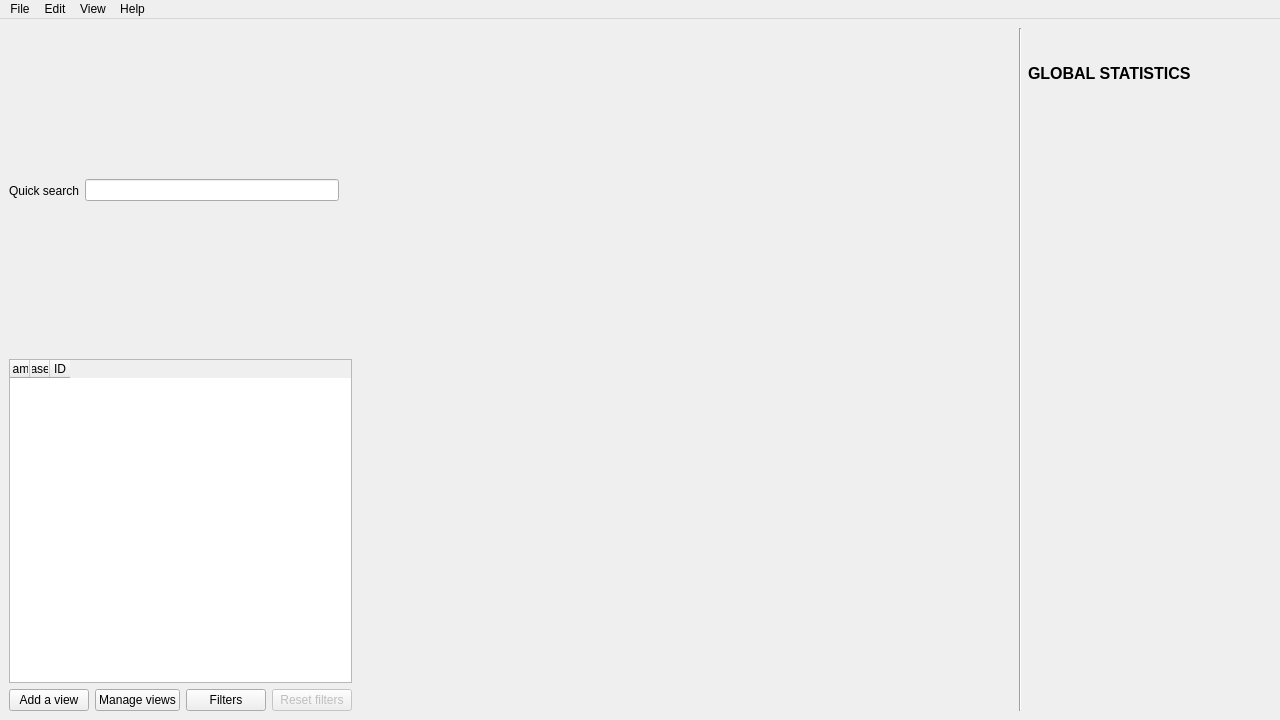
<?xml version="1.0" encoding="UTF-8"?>
<ui version="4.0">
 <class>MainWindow</class>
 <widget class="QMainWindow" name="MainWindow">
  <property name="geometry">
   <rect>
    <x>0</x>
    <y>0</y>
    <width>1280</width>
    <height>720</height>
   </rect>
  </property>
  <property name="acceptDrops">
   <bool>false</bool>
  </property>
  <property name="windowOpacity">
   <double>1.000000000000000</double>
  </property>
  <property name="tabShape">
   <enum>QTabWidget::Rounded</enum>
  </property>
  <widget class="QWidget" name="centralwidget">
   <layout class="QHBoxLayout" name="horizontalLayout_3" stretch="0,1,0,0">
    <item>
     <layout class="QVBoxLayout" name="MoviesLayout">
      <item>
       <layout class="QHBoxLayout" name="QuickSearchLayout">
        <item>
         <widget class="QLabel" name="QuickSearchLabel">
          <property name="text">
           <string>Quick search</string>
          </property>
         </widget>
        </item>
        <item>
         <widget class="QLineEdit" name="QuickSearchLineEdit">
          <property name="focusPolicy">
           <enum>Qt::ClickFocus</enum>
          </property>
         </widget>
        </item>
        <item>
         <widget class="QLabel" name="DisplayedMovieCountLabel">
          <property name="text">
           <string/>
          </property>
         </widget>
        </item>
       </layout>
      </item>
      <item>
       <widget class="QTableWidget" name="MoviesListWidget">
        <property name="sizePolicy">
         <sizepolicy hsizetype="Preferred" vsizetype="Preferred">
          <horstretch>0</horstretch>
          <verstretch>0</verstretch>
         </sizepolicy>
        </property>
        <property name="focusPolicy">
         <enum>Qt::NoFocus</enum>
        </property>
        <property name="contextMenuPolicy">
         <enum>Qt::CustomContextMenu</enum>
        </property>
        <property name="styleSheet">
         <string notr="true"/>
        </property>
        <property name="frameShape">
         <enum>QFrame::StyledPanel</enum>
        </property>
        <property name="lineWidth">
         <number>1</number>
        </property>
        <property name="horizontalScrollBarPolicy">
         <enum>Qt::ScrollBarAlwaysOff</enum>
        </property>
        <property name="sizeAdjustPolicy">
         <enum>QAbstractScrollArea::AdjustToContentsOnFirstShow</enum>
        </property>
        <property name="autoScrollMargin">
         <number>16</number>
        </property>
        <property name="editTriggers">
         <set>QAbstractItemView::NoEditTriggers</set>
        </property>
        <property name="showDropIndicator" stdset="0">
         <bool>false</bool>
        </property>
        <property name="dragEnabled">
         <bool>false</bool>
        </property>
        <property name="alternatingRowColors">
         <bool>true</bool>
        </property>
        <property name="selectionMode">
         <enum>QAbstractItemView::SingleSelection</enum>
        </property>
        <property name="selectionBehavior">
         <enum>QAbstractItemView::SelectRows</enum>
        </property>
        <property name="textElideMode">
         <enum>Qt::ElideMiddle</enum>
        </property>
        <property name="verticalScrollMode">
         <enum>QAbstractItemView::ScrollPerPixel</enum>
        </property>
        <property name="horizontalScrollMode">
         <enum>QAbstractItemView::ScrollPerPixel</enum>
        </property>
        <property name="showGrid">
         <bool>true</bool>
        </property>
        <property name="gridStyle">
         <enum>Qt::SolidLine</enum>
        </property>
        <property name="sortingEnabled">
         <bool>true</bool>
        </property>
        <property name="wordWrap">
         <bool>true</bool>
        </property>
        <attribute name="horizontalHeaderVisible">
         <bool>true</bool>
        </attribute>
        <attribute name="horizontalHeaderCascadingSectionResizes">
         <bool>false</bool>
        </attribute>
        <attribute name="horizontalHeaderMinimumSectionSize">
         <number>0</number>
        </attribute>
        <attribute name="horizontalHeaderDefaultSectionSize">
         <number>20</number>
        </attribute>
        <attribute name="horizontalHeaderHighlightSections">
         <bool>true</bool>
        </attribute>
        <attribute name="horizontalHeaderShowSortIndicator" stdset="0">
         <bool>true</bool>
        </attribute>
        <attribute name="horizontalHeaderStretchLastSection">
         <bool>false</bool>
        </attribute>
        <attribute name="verticalHeaderVisible">
         <bool>false</bool>
        </attribute>
        <column>
         <property name="text">
          <string>Name</string>
         </property>
        </column>
        <column>
         <property name="text">
          <string>ReleaseYear</string>
         </property>
        </column>
        <column>
         <property name="text">
          <string>ID</string>
         </property>
        </column>
       </widget>
      </item>
      <item>
       <layout class="QHBoxLayout" name="MoviesActionLayout">
        <item>
         <widget class="QPushButton" name="AddViewButton">
          <property name="text">
           <string>Add a view</string>
          </property>
         </widget>
        </item>
        <item>
         <widget class="QPushButton" name="ManageMovieViewsButton">
          <property name="enabled">
           <bool>true</bool>
          </property>
          <property name="text">
           <string>Manage views</string>
          </property>
          <property name="checkable">
           <bool>false</bool>
          </property>
         </widget>
        </item>
        <item>
         <widget class="QPushButton" name="AdvancedSearchButton">
          <property name="text">
           <string>Filters</string>
          </property>
         </widget>
        </item>
        <item>
         <widget class="QPushButton" name="ResetFiltersButton">
          <property name="enabled">
           <bool>false</bool>
          </property>
          <property name="text">
           <string>Reset filters</string>
          </property>
         </widget>
        </item>
       </layout>
      </item>
     </layout>
    </item>
    <item>
     <layout class="QGridLayout" name="MovieInfoLayout">
      <item row="19" column="0">
       <spacer name="verticalSpacer_2">
        <property name="orientation">
         <enum>Qt::Vertical</enum>
        </property>
        <property name="sizeHint" stdset="0">
         <size>
          <width>20</width>
          <height>40</height>
         </size>
        </property>
       </spacer>
      </item>
      <item row="1" column="0" colspan="2">
       <widget class="QLabel" name="PosterLabel">
        <property name="text">
         <string/>
        </property>
        <property name="alignment">
         <set>Qt::AlignCenter</set>
        </property>
       </widget>
      </item>
      <item row="2" column="0" colspan="2">
       <widget class="QLabel" name="RatingLabel">
        <property name="text">
         <string/>
        </property>
        <property name="alignment">
         <set>Qt::AlignCenter</set>
        </property>
       </widget>
      </item>
      <item row="18" column="0" colspan="2">
       <layout class="QVBoxLayout" name="CustomInfosLayout"/>
      </item>
      <item row="15" column="0">
       <widget class="QLabel" name="ViewsLabel">
        <property name="text">
         <string/>
        </property>
       </widget>
      </item>
      <item row="0" column="0" colspan="2">
       <widget class="QLabel" name="MovieTitleLabel">
        <property name="font">
         <font>
          <pointsize>12</pointsize>
          <bold>true</bold>
         </font>
        </property>
        <property name="text">
         <string/>
        </property>
        <property name="alignment">
         <set>Qt::AlignCenter</set>
        </property>
       </widget>
      </item>
      <item row="16" column="0">
       <widget class="QLabel" name="FirstViewLabel">
        <property name="text">
         <string/>
        </property>
       </widget>
      </item>
      <item row="16" column="1">
       <widget class="QLabel" name="LastViewLabel">
        <property name="text">
         <string/>
        </property>
       </widget>
      </item>
     </layout>
    </item>
    <item>
     <widget class="Line" name="line">
      <property name="orientation">
       <enum>Qt::Vertical</enum>
      </property>
     </widget>
    </item>
    <item>
     <layout class="QVBoxLayout" name="InfosLayout">
      <item>
       <layout class="QGridLayout" name="GeneralInfosLayout">
        <item row="3" column="1">
         <spacer name="horizontalSpacer">
          <property name="orientation">
           <enum>Qt::Horizontal</enum>
          </property>
          <property name="sizeType">
           <enum>QSizePolicy::Fixed</enum>
          </property>
          <property name="sizeHint" stdset="0">
           <size>
            <width>80</width>
            <height>20</height>
           </size>
          </property>
         </spacer>
        </item>
        <item row="3" column="0">
         <widget class="QLabel" name="AverageYearLabel">
          <property name="text">
           <string/>
          </property>
         </widget>
        </item>
        <item row="2" column="0">
         <widget class="QLabel" name="AverageViewLabel">
          <property name="text">
           <string/>
          </property>
         </widget>
        </item>
        <item row="7" column="0">
         <spacer name="verticalSpacer">
          <property name="orientation">
           <enum>Qt::Vertical</enum>
          </property>
          <property name="sizeType">
           <enum>QSizePolicy::Preferred</enum>
          </property>
          <property name="sizeHint" stdset="0">
           <size>
            <width>20</width>
            <height>20</height>
           </size>
          </property>
         </spacer>
        </item>
        <item row="6" column="0">
         <widget class="QLabel" name="AverageRatingLabel">
          <property name="text">
           <string/>
          </property>
         </widget>
        </item>
        <item row="1" column="0">
         <widget class="QLabel" name="TotalViewLabel">
          <property name="text">
           <string/>
          </property>
         </widget>
        </item>
        <item row="4" column="0">
         <widget class="QLabel" name="ViewThisYear">
          <property name="text">
           <string/>
          </property>
         </widget>
        </item>
        <item row="5" column="0">
         <widget class="QLabel" name="NewThisYearLabel">
          <property name="text">
           <string/>
          </property>
         </widget>
        </item>
        <item row="0" column="0">
         <widget class="QLabel" name="GlobalStatsLabel">
          <property name="font">
           <font>
            <pointsize>12</pointsize>
            <bold>true</bold>
           </font>
          </property>
          <property name="text">
           <string>GLOBAL STATISTICS</string>
          </property>
          <property name="alignment">
           <set>Qt::AlignLeading|Qt::AlignLeft|Qt::AlignVCenter</set>
          </property>
         </widget>
        </item>
       </layout>
      </item>
     </layout>
    </item>
   </layout>
  </widget>
  <widget class="QMenuBar" name="menubar">
   <property name="geometry">
    <rect>
     <x>0</x>
     <y>0</y>
     <width>1280</width>
     <height>21</height>
    </rect>
   </property>
   <widget class="QMenu" name="FileMenu">
    <property name="title">
     <string>File</string>
    </property>
    <addaction name="ImportAct"/>
    <addaction name="ExportAct"/>
    <addaction name="QuitAct"/>
   </widget>
   <widget class="QMenu" name="HelpMenu">
    <property name="title">
     <string>Help</string>
    </property>
    <addaction name="whatsnewAct"/>
    <addaction name="PayPalAct"/>
    <addaction name="CheckForUpdateAct"/>
    <addaction name="AboutAct"/>
    <addaction name="EasterEggAct"/>
   </widget>
   <widget class="QMenu" name="ViewMenu">
    <property name="title">
     <string>View</string>
    </property>
    <addaction name="LogAct"/>
    <addaction name="ChartAct"/>
    <addaction name="CalendarAct"/>
    <addaction name="MemoriesAct"/>
   </widget>
   <widget class="QMenu" name="EditMenu">
    <property name="title">
     <string>Edit</string>
    </property>
    <addaction name="OptionsAct"/>
   </widget>
   <addaction name="FileMenu"/>
   <addaction name="EditMenu"/>
   <addaction name="ViewMenu"/>
   <addaction name="HelpMenu"/>
  </widget>
  <action name="QuitAct">
   <property name="icon">
    <iconset>
     <normaloff>:/icons/Icons/exit.png</normaloff>:/icons/Icons/exit.png</iconset>
   </property>
   <property name="text">
    <string>Quit</string>
   </property>
   <property name="shortcut">
    <string notr="true">Ctrl+Q</string>
   </property>
  </action>
  <action name="OptionsAct">
   <property name="icon">
    <iconset>
     <normaloff>:/icons/Icons/settings.png</normaloff>:/icons/Icons/settings.png</iconset>
   </property>
   <property name="text">
    <string>Options</string>
   </property>
  </action>
  <action name="LogAct">
   <property name="icon">
    <iconset>
     <normaloff>:/icons/Icons/log.png</normaloff>:/icons/Icons/log.png</iconset>
   </property>
   <property name="text">
    <string>Log</string>
   </property>
   <property name="shortcut">
    <string notr="true">Alt+L</string>
   </property>
  </action>
  <action name="AboutAct">
   <property name="icon">
    <iconset>
     <normaloff>:/icons/Icons/info.png</normaloff>:/icons/Icons/info.png</iconset>
   </property>
   <property name="text">
    <string>About</string>
   </property>
  </action>
  <action name="ImportAct">
   <property name="icon">
    <iconset>
     <normaloff>:/icons/Icons/import.png</normaloff>:/icons/Icons/import.png</iconset>
   </property>
   <property name="text">
    <string>Import</string>
   </property>
  </action>
  <action name="ExportAct">
   <property name="icon">
    <iconset>
     <normaloff>:/icons/Icons/export.png</normaloff>:/icons/Icons/export.png</iconset>
   </property>
   <property name="text">
    <string>Export</string>
   </property>
  </action>
  <action name="ChartAct">
   <property name="icon">
    <iconset>
     <normaloff>:/icons/Icons/chart.png</normaloff>:/icons/Icons/chart.png</iconset>
   </property>
   <property name="text">
    <string>Charts</string>
   </property>
  </action>
  <action name="whatsnewAct">
   <property name="icon">
    <iconset>
     <normaloff>:/icons/Icons/github.png</normaloff>:/icons/Icons/github.png</iconset>
   </property>
   <property name="text">
    <string>What's new?</string>
   </property>
  </action>
  <action name="CalendarAct">
   <property name="icon">
    <iconset>
     <normaloff>:/icons/Icons/calendar.png</normaloff>:/icons/Icons/calendar.png</iconset>
   </property>
   <property name="text">
    <string>Calendar</string>
   </property>
  </action>
  <action name="EasterEggAct">
   <property name="text">
    <string notr="true">¯\_(ツ)_/¯</string>
   </property>
   <property name="iconText">
    <string notr="true">¯\_(ツ)_/¯</string>
   </property>
   <property name="toolTip">
    <string notr="true">¯\_(ツ)_/¯</string>
   </property>
  </action>
  <action name="CheckForUpdateAct">
   <property name="text">
    <string>Check for updates</string>
   </property>
  </action>
  <action name="PayPalAct">
   <property name="text">
    <string>Donate</string>
   </property>
  </action>
  <action name="MemoriesAct">
   <property name="text">
    <string>Memories</string>
   </property>
  </action>
 </widget>
 <resources/>
 <connections/>
</ui>
